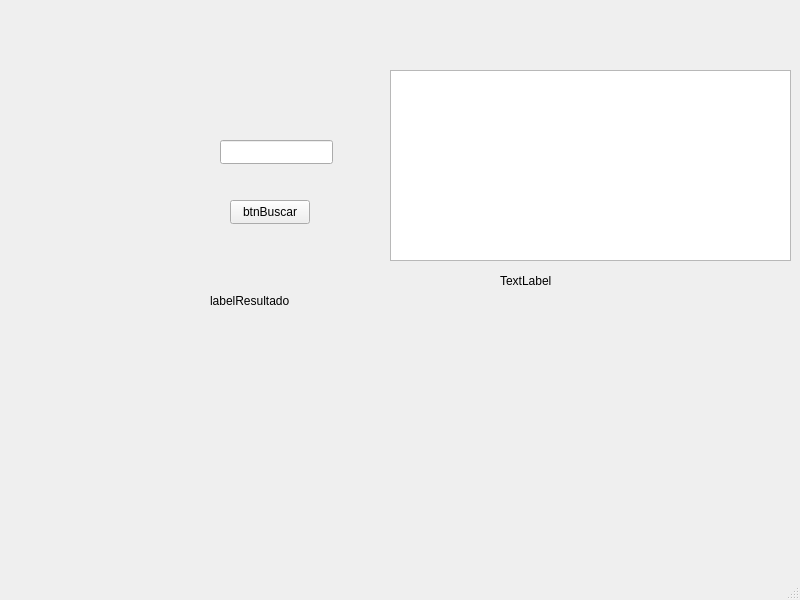
<?xml version="1.0" encoding="UTF-8"?>
<ui version="4.0">
 <class>MainWindow</class>
 <widget class="QMainWindow" name="MainWindow">
  <property name="geometry">
   <rect>
    <x>0</x>
    <y>0</y>
    <width>800</width>
    <height>600</height>
   </rect>
  </property>
  <property name="windowTitle">
   <string>MainWindow</string>
  </property>
  <widget class="QWidget" name="centralwidget">
   <widget class="QPushButton" name="btnBuscar">
    <property name="geometry">
     <rect>
      <x>230</x>
      <y>200</y>
      <width>80</width>
      <height>24</height>
     </rect>
    </property>
    <property name="text">
     <string>btnBuscar</string>
    </property>
   </widget>
   <widget class="QLineEdit" name="lineEdit">
    <property name="geometry">
     <rect>
      <x>220</x>
      <y>140</y>
      <width>113</width>
      <height>24</height>
     </rect>
    </property>
   </widget>
   <widget class="QLabel" name="label">
    <property name="geometry">
     <rect>
      <x>210</x>
      <y>290</y>
      <width>181</width>
      <height>21</height>
     </rect>
    </property>
    <property name="text">
     <string>labelResultado</string>
    </property>
   </widget>
   <widget class="QLabel" name="comparacionesLabel">
    <property name="geometry">
     <rect>
      <x>500</x>
      <y>270</y>
      <width>141</width>
      <height>21</height>
     </rect>
    </property>
    <property name="text">
     <string>TextLabel</string>
    </property>
   </widget>
   <widget class="QGraphicsView" name="graphicsView">
    <property name="geometry">
     <rect>
      <x>390</x>
      <y>70</y>
      <width>401</width>
      <height>191</height>
     </rect>
    </property>
   </widget>
  </widget>
  <widget class="QMenuBar" name="menubar">
   <property name="geometry">
    <rect>
     <x>0</x>
     <y>0</y>
     <width>800</width>
     <height>21</height>
    </rect>
   </property>
  </widget>
  <widget class="QStatusBar" name="statusbar"/>
 </widget>
 <resources/>
 <connections/>
</ui>
